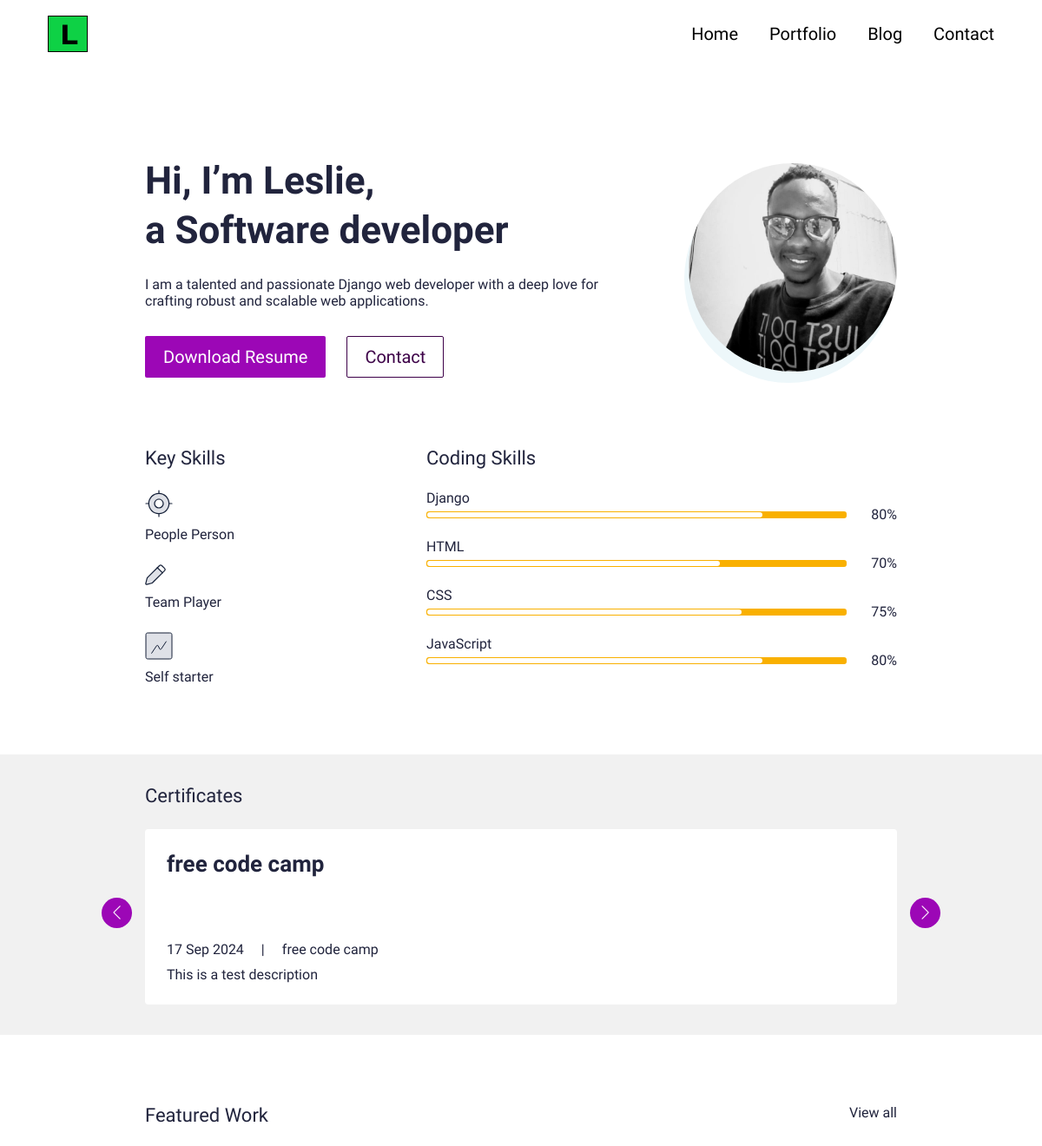
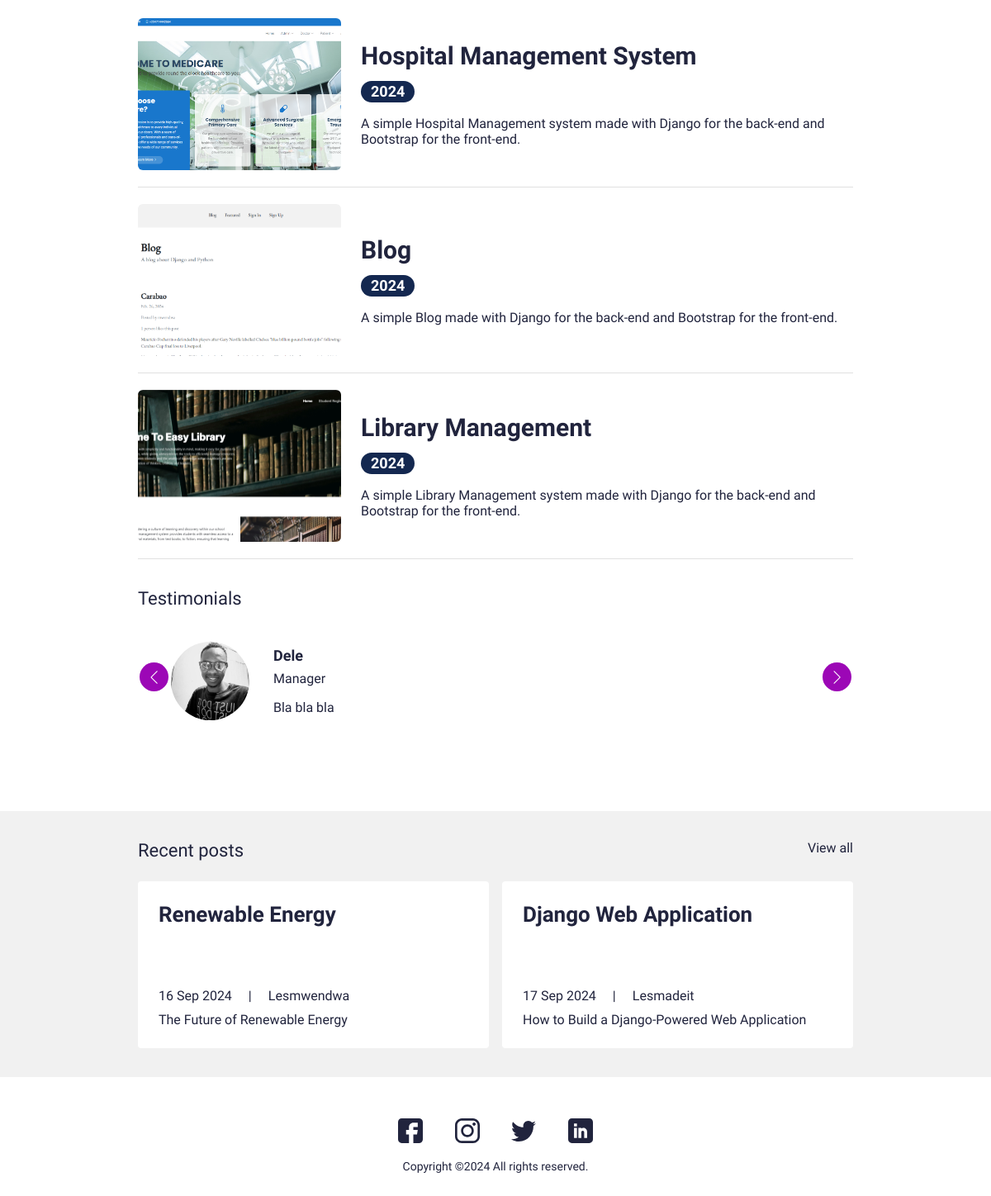
The page / on the database its author committed (2 pictures, top to bottom).
### main/models.py (models this page shows, shortened)
class UserProfile(models.Model):
    class Meta:
        verbose_name_plural = 'User Profiles'
        verbose_name = 'User Profile'
    user = models.OneToOneField(User, on_delete=models.CASCADE)
    avatar = models.ImageField(blank=True, null=True, upload_to="avatar")
    title = models.CharField(max_length=200, blank=True, null=True)
    bio = models.TextField(blank=True, null=True)
    skills = models.ManyToManyField(Skill, blank=True)
    cv = models.FileField(blank=True, null=True, upload_to="cv")

class Skill(models.Model):
    class Meta:
        verbose_name_plural = 'Skills'
        verbose_name = 'Skill'
    name = models.CharField(max_length=20, blank=True, null=True)
    score = models.IntegerField(default=20, blank=True, null=True)
    image = models.FileField(blank=True, null=True, upload_to="skills")
    is_key_skill = models.BooleanField(default=False)

class Certificate(models.Model):
    class Meta:
        verbose_name_plural = 'Certificates'
        verbose_name = 'Certificate'
    date = models.DateTimeField(blank=True, null=True)
    name = models.CharField(max_length=50, blank=True, null=True)
    title = models.CharField(max_length=200, blank=True, null=True)
    description = models.CharField(max_length=500, blank=True, null=True)
    is_active = models.BooleanField(default=True)

class Testimonial(models.Model):
    class Meta:
        verbose_name_plural = 'Testimonials'
        verbose_name = 'Testimonial'
        ordering = ["name"]
    thumbnail = models.ImageField(blank=True, null=True, upload_to="thumbnails")
    name = models.CharField(max_length=200, blank=True, null=True)
    role = models.CharField(max_length=200, blank=True, null=True)
    quote = models.CharField(max_length=500, blank=True, null=True)
    is_active = models.BooleanField(default=True)

class Blog(models.Model):
    class Meta:
        verbose_name_plural = 'Blog Profiles'
        verbose_name = 'Blog'
        ordering = ["timestamp"]
    timestamp = models.DateTimeField(auto_now_add=True)
    author = models.CharField(max_length=200, blank=True, null=True)
    name = models.CharField(max_length=200, blank=True, null=True)
    description = models.CharField(max_length=500, blank=True, null=True)
    body = RichTextField(blank=True, null=True)
    slug = models.SlugField(null=True, blank=True)
    image = models.ImageField(blank=True, null=True, upload_to="blog")
    is_active = models.BooleanField(default=True)
    def get_absolute_url(self):
        return f"/blog/{self.slug}"

### main/views.py (the view)
# urls.py: path('', views.IndexView.as_view(), name="home"),
class IndexView(generic.TemplateView):
    template_name = "main/index.html"
    def get_context_data(self, **kwargs):
        context = super().get_context_data(**kwargs)
        testimonials = Testimonial.objects.filter(is_active=True)
        certificates = Certificate.objects.filter(is_active=True)
        blogs = Blog.objects.filter(is_active=True)
        portfolio = Portfolio.objects.filter(is_active=True)
        context["testimonials"] = testimonials
        context["certificates"] = certificates
        context["blogs"] = blogs
        context["portfolio"] = portfolio
        return context

### resume/context_processors.py (called while the page is built)
def project_context(request):
    context = {
        'me' : User.objects.first(),
    }
    return context

### main/templates/main/index.html (shortened to what this page needs)
{% extends 'main/base.html' %}
{% load static %}
{% block content %}
<section>
  <div class="bannerSection">
    <div class="container">
      <div class="row g-4 g-md-3  align-items-center">
        <div class="col-md-auto order-md-last">
          <div class="bannerUserImg">
            <img src="{{me.userprofile.avatar.url}}" alt="...">
          </div>
        </div>
        <div class="col-md">
          <div class="bannerContent">
            <h1 class="xlTitle pb-3">Hi, I’m {{me.first_name|title}}, <br> a {{me.userprofile.title}}</h1>
            <p>{{me.userprofile.bio}}</p>
            <div class="bannerBtnCol">
              <div class="row">
                <div class="col-auto">
                  <a download href="{{me.userprofile.cv.url}}" class="btn btnPrimary">Download Resume</a>
                </div>
                <div class="col-auto">
                  <a href="{% url 'main:contact' %}" class="btn btnOutline">Contact</a>
                </div>
              </div>
            </div>
          </div>
        </div>
      </div>
    </div>
  </div>
</section>
<section>
  <div class="sectionSpace pt-0">
    <div class="container">
      <div class="row">
        <div class="col-md-auto">
          <div class="keySkillCol">
            <h4 class="smTitle pb-3">Key Skills</h4>
            {% for sk in me.userprofile.skills.all %}
            {% if sk.is_key_skill %}
            <div class="keySkillCard">
              {% if sk.image %}
              <div class="ksIconCol">
                <img src="{{sk.image.url}}" alt="...">
              </div>
              {% endif %}
              <span class="ksText">{{sk.name}}</span>
            </div>
            {% endif %}
            {% endfor %}
          </div>
        </div>
        <div class="col-md">
          <h4 class="smTitle pb-3">Coding Skills</h4>
          <div class="progressCol">
            <div class="progressCard">
              {% for sk in me.userprofile.skills.all %}
              {% if not sk.is_key_skill %}
              <div class="progressCol">
                <span class="progressLbl">{{sk.name}}</span>
                <div class="row g-2 align-items-center">
                  <div class="col">
                    <div class="progress progressStyle">
                      <div class="progress-bar" role="progressbar" style="width: {{ sk.score }}%" aria-valuenow="{{sk.score}}" aria-valuemin="0" aria-valuemax="100"></div>
                    </div>
                  </div>
                  <div class="col-auto">
                    <span class="pLbl">{{sk.score}}%</span>
                  </div>
                </div>
              </div>
              {% endif %}
              {% endfor %}
</section>
<section>
  <div class="sectionSpaceSm lightBg">
    <div class="container">
      <div class="row pb-3">
        <div class="col">
          <h4 class="smText regular">Certificates</h4>
        </div>
        <div class="col-auto">
        </div>
      </div>
      <div class="sliderOuter">
        <div class="swiper certificatesSlider">
          <div class="swiper-wrapper">
          {% for c in certificates %}
          {% if c.is_active %}
            <div class="swiper-slide">
              <div class="cardStyle1">
                <h4 class="mdTitle cs1Title">
                  <a href="javascript:void(0)">{{c.title}}</a>
                </h4>
                <ul class="cardOptionCol">
                  <li>{{c.date.date}}</li>
                  <li>{{c.title}}</li>
                </ul>
                <p>{{c.description}}</p>
              </div>
            </div>
          {% endif %}
          {% endfor %}
          </div>
        </div>
        <div class="cert-swiper-button-next swiper-button-next swiperBtnStyle"></div>
        <div class="cert-swiper-button-prev swiper-button-prev swiperBtnStyle"></div>
      </div>
    </div>
  </div>
</section>
<section>
  <div class="sectionSpace">
    <div class="container">
      <div class="portfolioCol">
        <div class="row pb-3">
          <div class="col">
            <h4 class="smText regular">Featured Work</h4>
          </div>
          <div class="col-auto">
            <a href="{% url 'main:portfolios' %}" class="simpleLink">View all</a>
          </div>
        </div>
        <div class="portfolioCard">
          <div class="row g-4 align-items-center">
            <div class="col-md-auto">
              <div class="portfolioImgCol">
                <a href="http://127.0.0.1:8000/portfolio/test"><img src="{% static 'images/hospital.png'%}" alt="..."></a>
              </div>
            </div>
            <div class="col-md">
              <div class="portfolioContentCol">
                <h4 class="lgTitle"><a href="http://127.0.0.1:8000/portfolio/test">Hospital Management System</a></h4>
                <ul class="portfolioOption">
                  <li><span class="dateLbl">{% now 'Y' %}</span></li>
                </ul>
                <p>
                  A simple Hospital Management system made with Django for the back-end and Bootstrap for the front-end.
               </p>
              </div>
            </div>
          </div>
        </div>
        <div class="portfolioCard">
          <div class="row g-4 align-items-center">
            <div class="col-md-auto">
              <div class="portfolioImgCol">
                <a href="http://127.0.0.1:8000/portfolio/blog"><img src="{% static 'images/blog.png'%}" alt="..."></a>
              </div>
            </div>
            <div class="col-md">
              <div class="portfolioContentCol">
                <h4 class="lgTitle"><a href="http://127.0.0.1:8000/portfolio/blog">Blog</a></h4>
                <ul class="portfolioOption">
                  <li><span class="dateLbl">{% now 'Y' %}</span></li>
                </ul>
                <p>
                  A simple Blog made with Django for the back-end and Bootstrap for the front-end.
                </p>
              </div>
            </div>
          </div>
        </div>
        <div class="portfolioCard">
          <div class="row g-4 align-items-center">
            <div class="col-md-auto">
              <div class="portfolioImgCol">
                <a href="http://127.0.0.1:8000/portfolio/library-management"><img src="{% static 'images/library 1.png'%}" alt="..."></a>
              </div>
            </div>
            <div class="col-md">
              <div class="portfolioContentCol">
                <h4 class="lgTitle"><a href="http://127.0.0.1:8000/portfolio/library-management">Library Management</a></h4>
                <ul class="portfolioOption">
                  <li><span class="dateLbl">{% now 'Y' %}</span></li>
                </ul>
                <p>
                  A simple Library Management system made with Django for the back-end and Bootstrap for the front-end.
                </p>
              </div>
            </div>
          </div>
        </div>
      </div>
      <div class="testimonialCol">
        <h4 class="smText regular d-block">Testimonials</h4>
        <div class="testimonialSlider">
          <div class="swiper testimonialSwiper">
            <div class="swiper-wrapper">
              {% for t in testimonials %}
              {% if t.is_active %}
              <div class="swiper-slide">
                <div class="testimonialCard">
                  <div class="row align-items-center">
                    <div class="col-sm-auto">
                      <div class="tImgCol">
                        {% if t.thumbnail %}
                        <img src="{{ t.thumbnail.url }}" alt="Testimonial from {{ t.name }}">
                        {% else %}
                        <img src="{% static 'images/default-profile.jpg' %}" alt="Default profile picture">
                        {% endif %}
                      </div>
                    </div>
                    <div class="col-sm">
                      <div class="tContentCol">
                        <h4 class="xsTitle bold">{{ t.name }}</h4>
                        <p class="role">{{ t.role }}</p>
                        <p>{{ t.quote }}</p>
                      </div>
                    </div>
                  </div>
                </div>
              </div>
              {% endif %}
              {% endfor %}
            </div>
            <div class="test-swiper-button-next swiper-button-next swiperBtnStyle"></div>
            <div class="test-swiper-button-prev swiper-button-prev swiperBtnStyle"></div>
          </div>
        </div>
      </div>
    </div>
  </div>
</section>
<section>
  <div class="sectionSpaceSm lightBg">
    <div class="container">
      <div class="row pb-3">
        <div class="col">
          <h4 class="smText regular">Recent posts</h4>
        </div>
        <div class="col-auto">
          <a href="{% url 'main:blogs' %}" class="simpleLink">View all</a>
        </div>
      </div>
      <div class="row g-3">
        {% for blog in blogs %}
        {% if blog.is_active %}
        <div class="col-lg-6">
          <div class="cardStyle1">
            <h4 class="mdTitle cs1Title">
              <a href="{{ blog.get_absolute_url }}">{{ blog.name }}</a>
            </h4>
            <ul class="cardOptionCol">
              <li>{{ blog.timestamp|date:"d M Y" }}</li>
              <li>{{ blog.author }}</li>
            </ul>
            <p>{{ blog.description }}</p>
          </div>
        </div>
        {% endif %}
        {% endfor %}
      </div>
    </div>
  </div>
</section>
  {% endblock %}

### rows shown on the page
Skill: image (picture), name "People Person"
Skill: image (picture), name "Team Player"
Skill: image (picture), name "Self starter"
Skill: name "Django", score "80"
Skill: name "HTML", score "70"
Skill: name "CSS", score "75"
Skill: name "JavaScript", score "80"
Certificate: title "free code camp", date "17 Sep 2024", description "This is a test description"
Testimonial: thumbnail (picture), name "Dele", role "Manager", quote "Bla bla bla"
Blog: name "Renewable Energy", timestamp "16 Sep 2024", author "Lesmwendwa", description "The Future of Renewable Energy"
Blog: name "Django Web Application", timestamp "17 Sep 2024", author "Lesmadeit", description "How to Build a Django-Powered Web Application"

### other values the page prints
{{ me.first_name|title }} "Leslie"
{{ me.userprofile.title }} "Software developer"
{{ me.userprofile.bio }} "I am a talented and passionate Django web developer with a deep love for crafting robust and scalable web applications."
